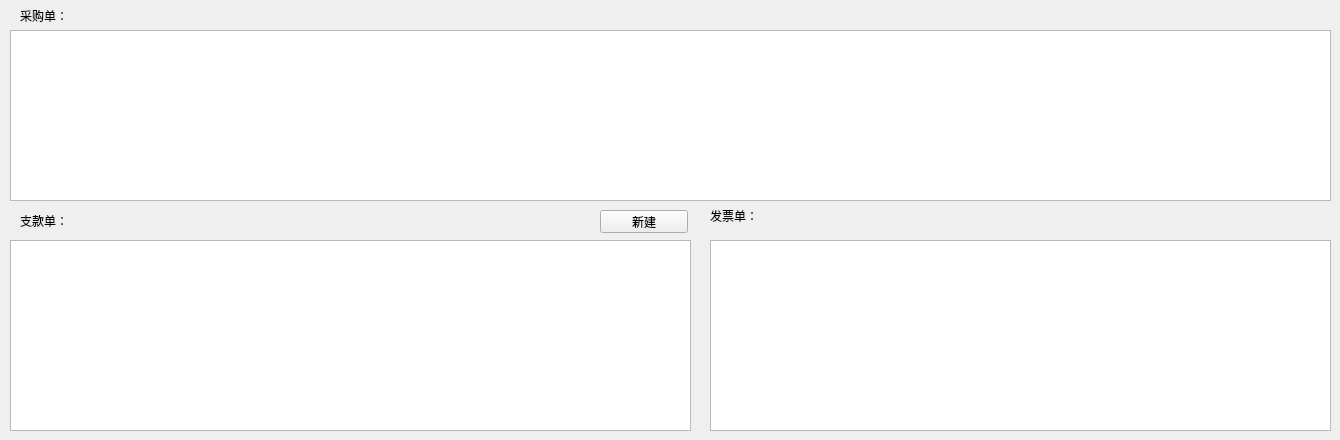
    <widget class="QWidget" name="Dtab_Project_Cost_Purchase">
     <attribute name="title">
      <string>项目采购订单</string>
     </attribute>
     <widget class="QTableWidget" name="tbw_Project_Cost_Purchase">
      <property name="geometry">
       <rect>
        <x>10</x>
        <y>30</y>
        <width>1321</width>
        <height>171</height>
       </rect>
      </property>
     </widget>
     <widget class="QTableWidget" name="tbw_Project_Cost_Purchase_Payment">
      <property name="geometry">
       <rect>
        <x>10</x>
        <y>240</y>
        <width>681</width>
        <height>191</height>
       </rect>
      </property>
     </widget>
     <widget class="QTableWidget" name="tbw_Project_Cost_Purchase_Invoice">
      <property name="geometry">
       <rect>
        <x>710</x>
        <y>240</y>
        <width>621</width>
        <height>191</height>
       </rect>
      </property>
     </widget>
     <widget class="QLabel" name="label_92">
      <property name="geometry">
       <rect>
        <x>20</x>
        <y>10</y>
        <width>54</width>
        <height>12</height>
       </rect>
      </property>
      <property name="text">
       <string>采购单：</string>
      </property>
     </widget>
     <widget class="QLabel" name="label_93">
      <property name="geometry">
       <rect>
        <x>20</x>
        <y>210</y>
        <width>51</width>
        <height>21</height>
       </rect>
      </property>
      <property name="text">
       <string>支款单：</string>
      </property>
     </widget>
     <widget class="QLabel" name="label_94">
      <property name="geometry">
       <rect>
        <x>710</x>
        <y>210</y>
        <width>54</width>
        <height>12</height>
       </rect>
      </property>
      <property name="text">
       <string>发票单：</string>
      </property>
     </widget>
     <widget class="QPushButton" name="pbtn_Project_Cost_Purchase_Payment_New">
      <property name="geometry">
       <rect>
        <x>600</x>
        <y>210</y>
        <width>88</width>
        <height>23</height>
       </rect>
      </property>
      <property name="text">
       <string>新建</string>
      </property>
     </widget>
    </widget>
